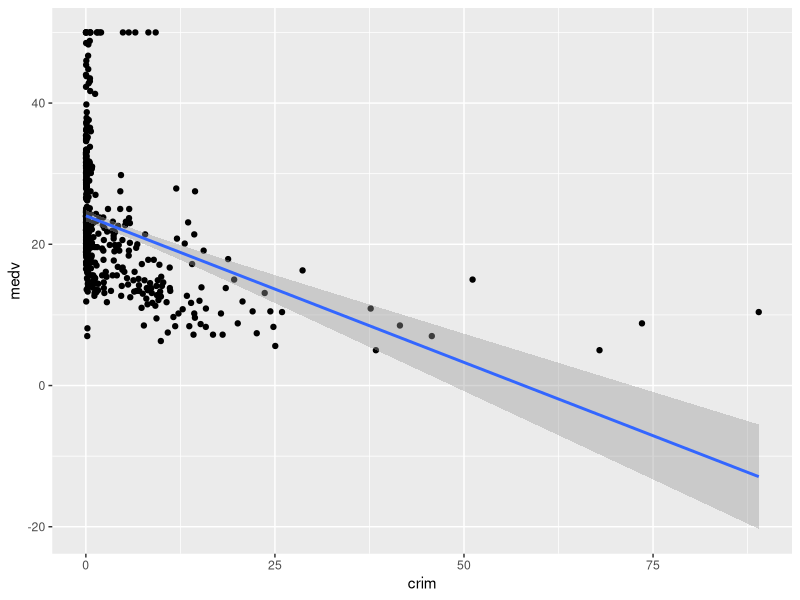
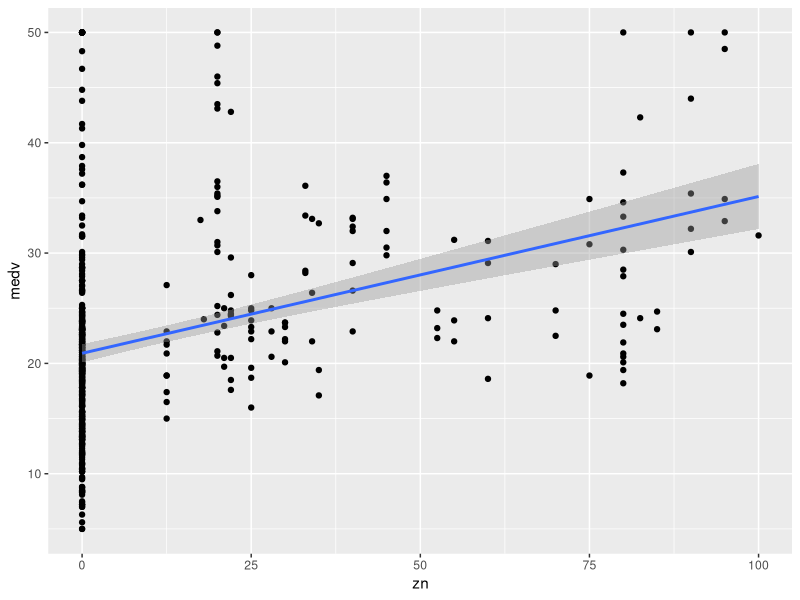
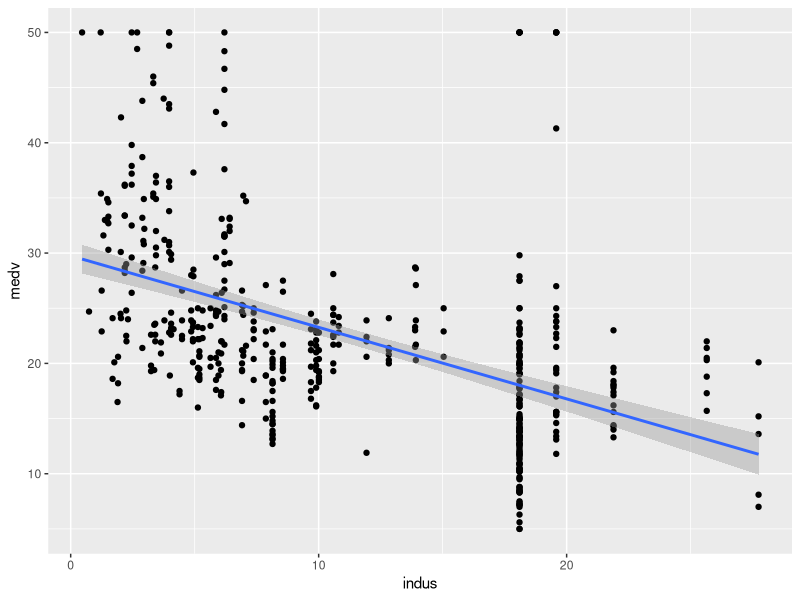
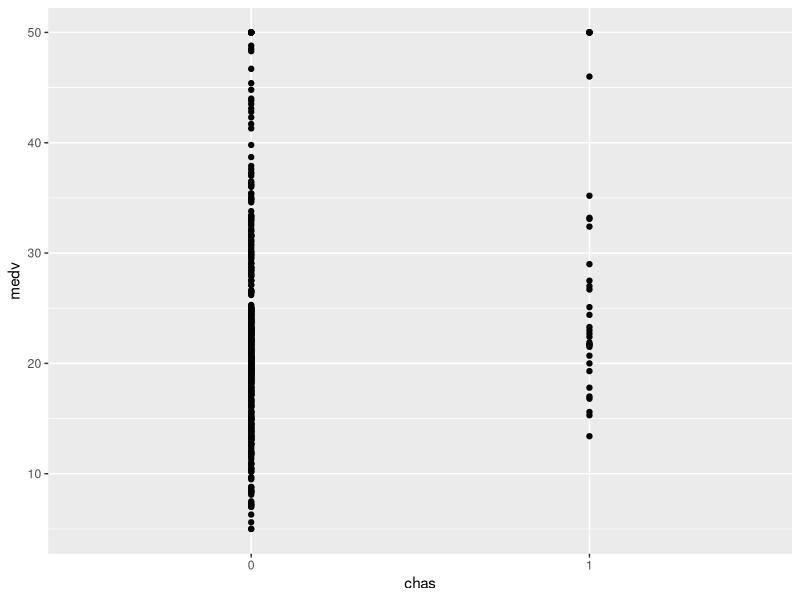
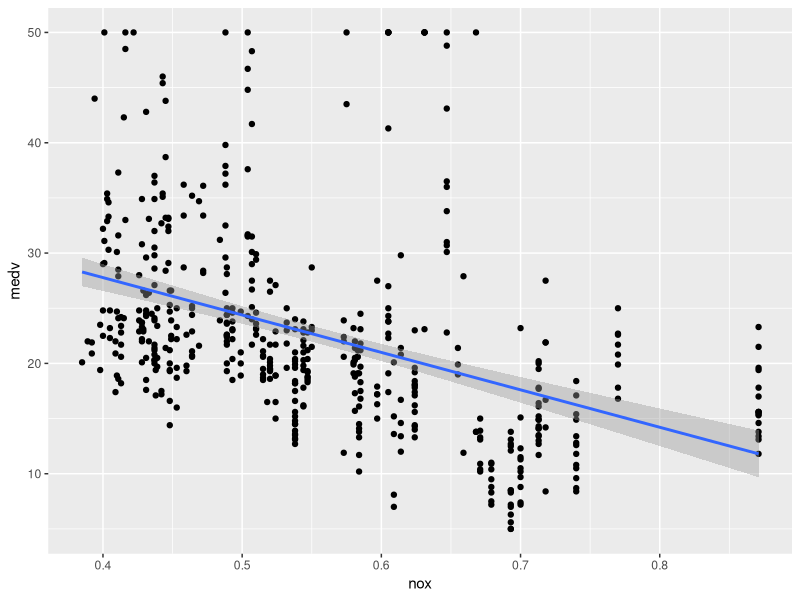
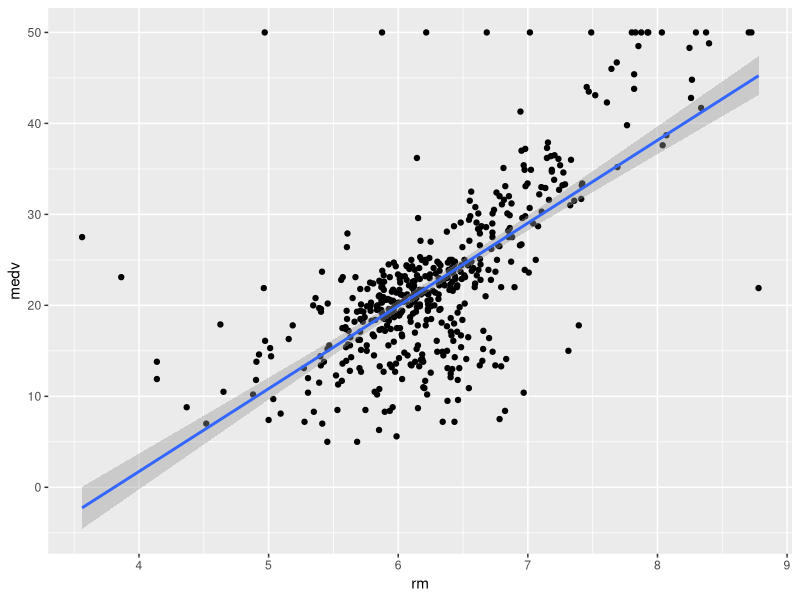
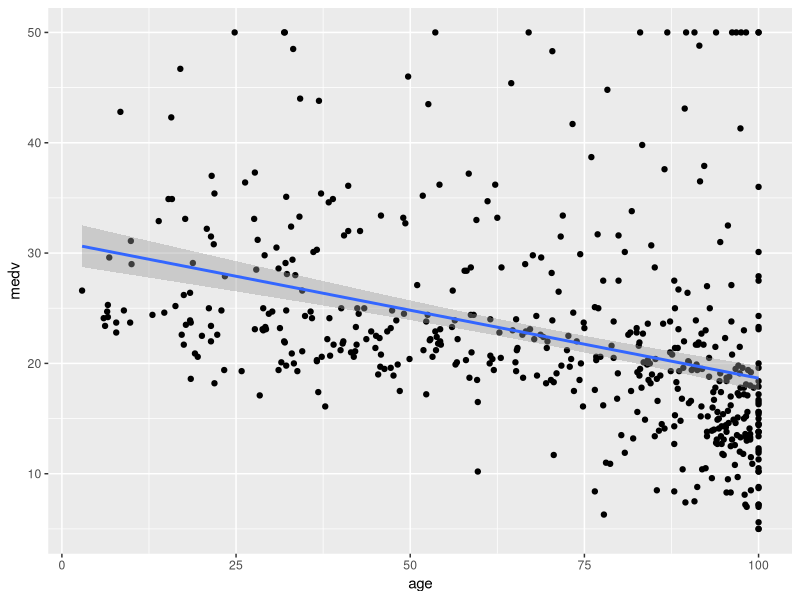
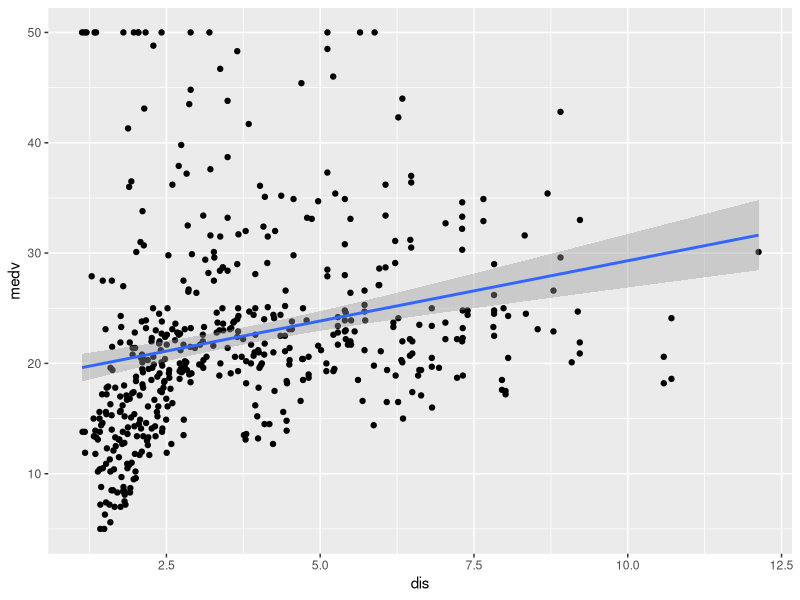

Write R code to recreate these figures, in order.
## ---- chunk 1
library(MASS)
## ---- chunk 2
library(tidyverse)
#convert chas to a categorical variable for analysis
Boston <- Boston %>% mutate(chas=as.factor(chas))
## ---- chunk 3
library(tidyverse)
col_lst <- colnames(Boston)
#get a list of all columns except median price
col_lst <- col_lst[1:length(col_lst)-1]
#function to create linear model with predictor as x for outcome medv
lin_model <- function(x)
  {
    pred_mod <- lm(medv ~ get(x),data=Boston)
    return(pred_mod)
}
#run function for each of the 13 predictors to get individual models and summary of models
prediction_model <- lapply(col_lst,lin_model)
lapply(prediction_model,function(x){summary(x)})
#function to create plot of individual predictor against outcome
plotfunc <- function(i)
{ggplot(data=Boston,aes_string(x=colnames(Boston[i]),y=colnames(Boston[14])))+
    geom_point()+geom_smooth(method='lm')}
lapply(seq(col_lst),plotfunc)


## ---- chunk 4
#create multiple regression model for all 13 predictors combined in a linear fashion
multi_model <- lm(data=Boston,medv ~ crim + zn + indus + chas + nox + 
                    rm + age + dis + rad + tax + ptratio + black + lstat)
summary(multi_model)
## ---- chunk 5
# create a plot of multiple regression coefficients against univariate coefficients
multi_model$coefficients[2:14]
ind_coeff <- list()
for(i in prediction_model)
{
  ind_coeff <- append(ind_coeff,i$coefficients[2])
}
ind_coeff <- unlist(ind_coeff)
print(ind_coeff)
plot(ind_coeff, multi_model$coefficients[2:14], xlab = 'Univariate', ylab = 'Multiple')
## ---- chunk 6
# create univariate non linear model for each of the predictors except chas 
for(i in col_lst)
{
  if(i!='chas')
  {
  non_linear_mod <- lm(data=Boston,medv ~ I(get(i)) + I((get(i))^2) + I((get(i))^3))
  print(i)
  print(summary(non_linear_mod))
  }

}
## ---- chunk 7
#create model using backward elemination using the stepAIC function and the AIC metric 
stepwise_model <- stepAIC(multi_model,direction = 'backward')
print(summary(stepwise_model))
## ---- chunk 8
#create stepwise model using forward selection
#choose predictors which increase r squared value
for(i in col_lst)
{
  print(i)
  print(summary(lm(data=Boston,medv ~ get(i)))$r.squared)
}
print('adding lstat to model as it has highest 
      r squared value of 0.5441463')
for(i in col_lst)
{
  print(i)
  print(summary(lm(data=Boston,medv ~ lstat + get(i)))$r.squared)
}
print('adding rm to model as it increases the r 
      squared value the greatest to 0.6385616')
for(i in col_lst)
{
  print(i)
  print(summary(lm(data=Boston,medv ~ lstat + rm + get(i)))$r.squared)
}
print('adding ptratio to model as it increases the 
      r squared value the greatest to 0.6786242')
for(i in col_lst)
{
  print(i)
  print(summary(lm(data=Boston,medv ~ lstat + rm + 
                     ptratio + get(i)))$r.squared)
}
print('adding dis to model as it increases the 
      r squared value the greatest to 0.6903077')
for(i in col_lst)
{
  print(i)
  print(summary(lm(data=Boston,medv ~ lstat + rm + 
                     ptratio + dis + get(i)))$r.squared)
}
print('adding nox to model as it increases the 
      r squared value the greatest to 0.7080893')
for(i in col_lst)
{
  print(i)
  print(summary(lm(data=Boston,medv ~ lstat + rm + 
                     ptratio + dis + nox + get(i)))$r.squared)
}
print('adding chas to model as it increases the 
      r squared value the greatest to 0.7157742')
for(i in col_lst)
{
  print(i)
  print(summary(lm(data=Boston,medv ~ lstat + rm + 
                     ptratio + dis + nox + chas 
                   + get(i)))$r.squared)
}
print('adding black to model as it increases the 
      r squared value the greatest to 0.7221614')
for(i in col_lst)
{
  print(i)
  print(summary(lm(data=Boston,medv ~ lstat + rm + 
                     ptratio + dis + nox + chas + 
                     black + get(i)))$r.squared)
}
print('adding zn to model as it increases the 
      r squared value the greatest to 0.7266079')
for(i in col_lst)
{
  print(i)
  print(summary(lm(data=Boston,medv ~ lstat + rm + 
                     ptratio + dis + nox + chas + 
                     black + zn + get(i)))$r.squared)
}
print('adding crim to model as it increases the 
      r squared value the greatest to 0.7288251')
for(i in col_lst)
{
  print(i)
  print(summary(lm(data=Boston,medv ~ lstat + rm + 
                     ptratio + dis + nox + chas + 
                     black + zn + crim + get(i)))$r.squared)
}
print('adding rad to model as it increases the 
      r squared value the greatest to  0.7341768')
for(i in col_lst)
{
  print(i)
  print(summary(lm(data=Boston,medv ~ lstat + rm + 
                     ptratio + dis + nox + chas + 
                     black + zn + crim + rad + get(i)))$r.squared)
}
print('adding tax to model as it increases the 
      r squared value the greatest to 0.7405823')
for(i in col_lst)
{
  print(i)
  print(summary(lm(data=Boston,medv ~ lstat + rm + 
                     ptratio + dis + nox + chas + black + zn + 
                     crim + rad + tax + get(i)))$r.squared)
}
print('As model r squared is not improving any 
      further, this is the optimal stepwise selected model')
stepwise_model1 <- lm(data=Boston,medv ~ lstat + rm + 
                        ptratio + dis + nox + 
                        chas + black + zn + crim + rad + tax)
print(summary(stepwise_model1))
## ---- chunk 9
#checking for the linearmodel assumptions using plots
mod_residuals <- stepwise_model1$residuals
fitted_vals <- stepwise_model1$fitted.values
mod_pred <- col_lst[col_lst != 'age' & col_lst!='indus']

#checking for normal dist and homoedasticity
#1,2
plot(stepwise_model1)
#checking for independency
#3
ggplot()+geom_point(data=Boston,aes(x=1:nrow(Boston),y=mod_residuals))+
  ggtitle("residuals in order of data collection")
#checking for linearity
#4
for(i in mod_pred)
{
print(ggplot()+geom_point(data=Boston,
                          aes(x=get(i),y=mod_residuals))+ggtitle(i))  
}
## ---- chunk 10
#transfrom categorical variables to unordered factors
library(tidyverse)
library(ggplot2)
diamonds1 <- ggplot2::diamonds %>% 
  mutate(cut=factor(cut, ordered=FALSE),
         clarity=factor(clarity,ordered=FALSE),
         color=factor(color,ordered=FALSE))
str(diamonds1)
## ---- chunk 11
#create linear model
diamond_model <- lm(data=diamonds1, price ~ carat+color+cut+
                      clarity+x+y+z+table+depth)
summary(diamond_model)
## ---- chunk 12
ggplot(data=diamonds1,aes(x=carat,y=price))+
  geom_point()+geom_smooth(method = 'lm')
## ---- chunk 13
# create 3 models to compare the goodness of fit of each model
diamond_model1 <- lm(data=diamonds1, price ~ carat+
                       color+cut+clarity+x+table+depth)
summary(diamond_model1)
diamond_model2 <- lm(data=diamonds1, I(log(price)) ~ carat+
                       color+cut+clarity+x+y+z+table+depth)
summary(diamond_model2)
diamond_model3 <- lm(data=diamonds1, price ~ I((carat)^2) + 
                       color+cut+clarity+x+table+depth)
summary(diamond_model3)
## ---- chunk 14
#visualize best model
ggplot(mapping=aes(x=exp(diamond_model2$fitted.values),
                   y=diamonds1$price))+geom_point()
#visualize worst model
ggplot(mapping=aes(x=diamond_model3$fitted.values,
                   y=diamonds1$price))+geom_point()
## ---- chunk 15
#check distribution of residuals
qqnorm(diamond_model2$residuals)
ggplot(mapping=aes(x=diamond_model2$fitted.values,
                   y=diamond_model2$residuals))+geom_point()
